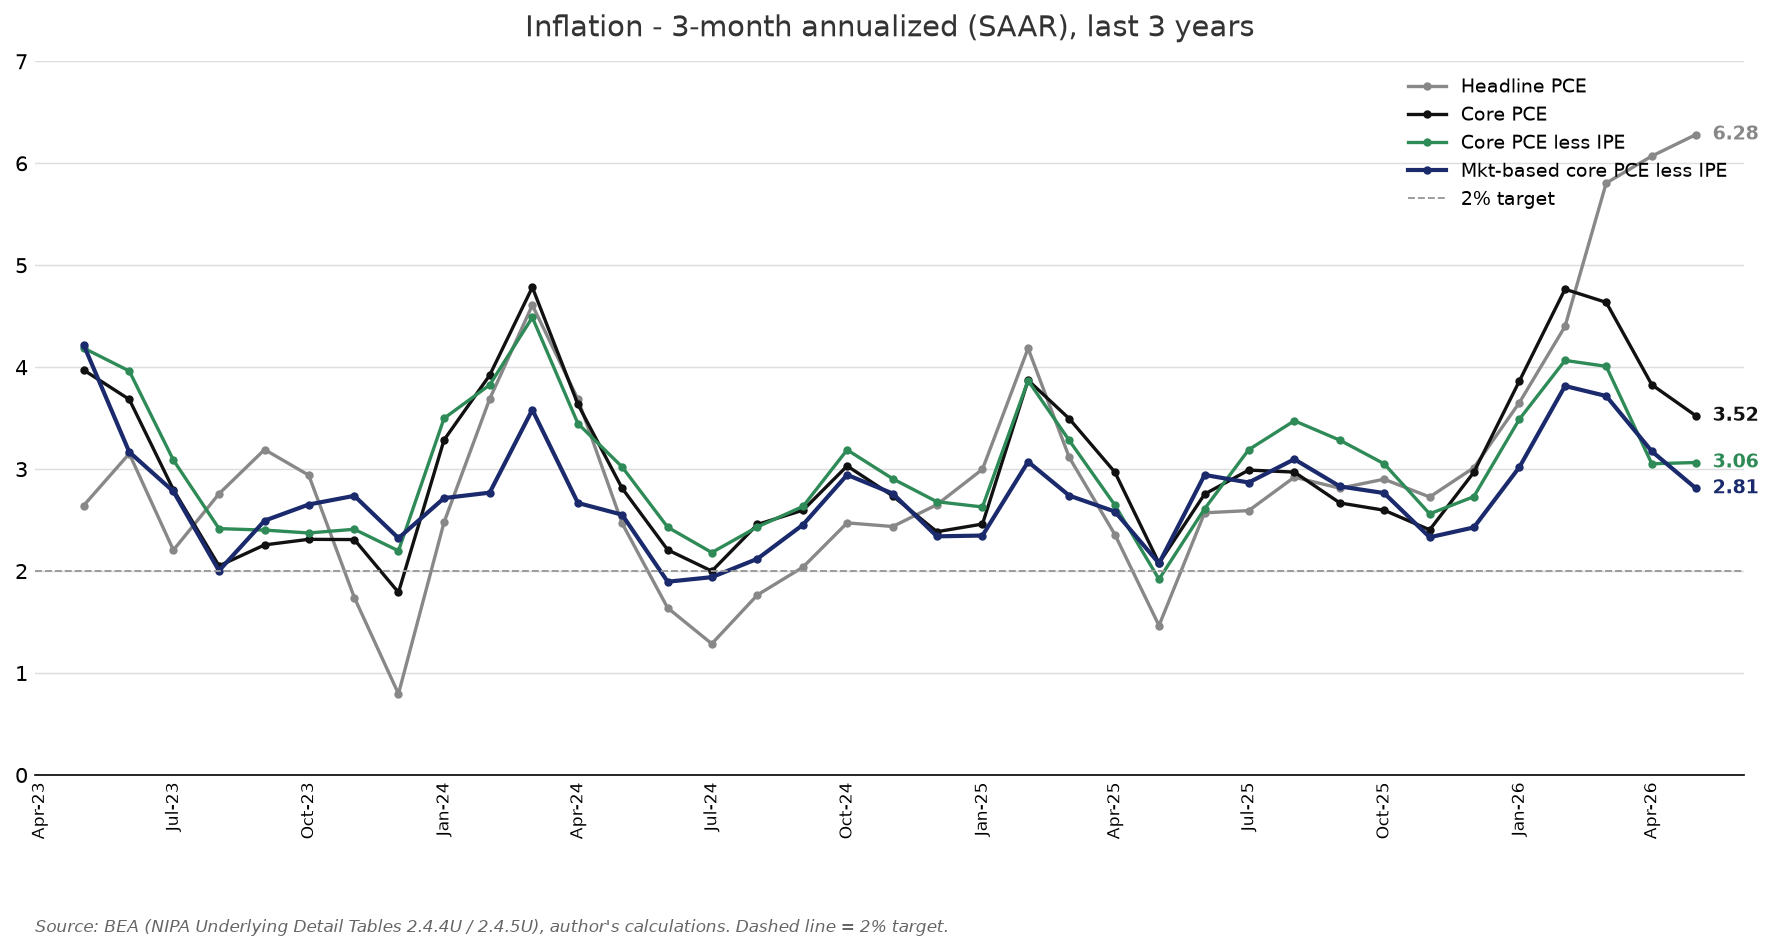

The Python source for this figure:
#!/usr/bin/env python3
"""
3-month annualized (SAAR) inflation, last 3 years, for four measures:
  - Headline PCE                            BEA line 1
  - Core PCE (ex food & energy)             BEA line 374
  - Core PCE less info proc equip           374 less 48
  - Mkt-based core PCE less info proc equip 402 less 48

Rate = (P_t / P_t-3)^4 - 1 (BEA monthly PCE price indexes are seasonally adj).
Data: BEA NIPA Underlying Detail, monthly (2.4.4U prices / 2.4.5U nominal).
Requires env var BEA_API_KEY.
"""
import os
import sys
import numpy as np
import pandas as pd
import requests
import matplotlib

matplotlib.use("Agg")
import matplotlib.pyplot as plt
from matplotlib.ticker import MultipleLocator
import matplotlib.dates as mdates

BASE = "https://apps.bea.gov/api/data"
HEAD, CORE, MKT, IPE = "1", "374", "402", "48"


def fetch(table, key):
    r = requests.get(BASE, params={
        "UserID": key, "method": "GetData", "datasetname": "NIUnderlyingDetail",
        "TableName": table, "Frequency": "M", "Year": "ALL", "ResultFormat": "JSON",
    }, timeout=60)
    r.raise_for_status()
    df = pd.DataFrame(r.json()["BEAAPI"]["Results"]["Data"])
    df["value"] = pd.to_numeric(df["DataValue"].str.replace(",", ""), errors="coerce")
    df["date"] = pd.to_datetime(df["TimePeriod"], format="%YM%m")
    return df


def line(df, ln):
    return df[df["LineNumber"] == ln].set_index("date")["value"].sort_index()


def remove_component(p_agg, n_agg, p_ipe, n_ipe):
    d = pd.DataFrame({"p_agg": p_agg, "n_agg": n_agg,
                      "p_ipe": p_ipe, "n_ipe": n_ipe}).dropna()
    share = d["n_ipe"] / d["n_agg"]
    avg_share = 0.5 * (share + share.shift(1))
    dln = (np.log(d["p_agg"]).diff() - avg_share * np.log(d["p_ipe"]).diff()) / (1 - avg_share)
    return np.exp(dln.fillna(0).cumsum()) * 100.0


def ann3m(p):
    return ((p / p.shift(3)) ** 4 - 1) * 100.0


def main():
    key = os.environ.get("BEA_API_KEY") or sys.exit("Set BEA_API_KEY.")
    px, nom = fetch("U20404", key), fetch("U20405", key)
    p_head = line(px, HEAD)
    p_core, n_core = line(px, CORE), line(nom, CORE)
    p_mkt, n_mkt = line(px, MKT), line(nom, MKT)
    p_ipe, n_ipe = line(px, IPE), line(nom, IPE)

    indices = {
        "Headline PCE": p_head,
        "Core PCE": p_core,
        "Core PCE less IPE": remove_component(p_core, n_core, p_ipe, n_ipe),
        "Mkt-based core PCE less IPE": remove_component(p_mkt, n_mkt, p_ipe, n_ipe),
    }
    end = min(v.index.max() for v in indices.values())
    start = end - pd.DateOffset(years=3)
    series = {k: ann3m(v)[(ann3m(v).index >= start) & (ann3m(v).index <= end)].dropna()
              for k, v in indices.items()}

    print(f"3m annualized (SAAR), window {start:%b-%Y} to {end:%b-%Y}")
    print(f"Latest ({end:%b-%Y}):")
    for k, v in series.items():
        print(f"  {k:30s} {v.iloc[-1]:.2f}%")

    colors = {
        "Headline PCE": "#888888",
        "Core PCE": "#111111",
        "Core PCE less IPE": "#2e8b57",
        "Mkt-based core PCE less IPE": "#1a2a6c",
    }
    fig, ax = plt.subplots(figsize=(12, 6.5))
    for k, v in series.items():
        ax.plot(v.index, v.values, label=k, color=colors[k],
                linewidth=2.0 if "Mkt-based" in k else 1.6, marker="o", markersize=3)
        ax.annotate(f"{v.iloc[-1]:.2f}", xy=(v.index[-1], v.iloc[-1]),
                    xytext=(8, 0), textcoords="offset points",
                    va="center", fontsize=9, color=colors[k], fontweight="bold")

    ax.set_title("Inflation - 3-month annualized (SAAR), last 3 years",
                 fontsize=14, color="#333333", pad=12)
    ax.set_ylim(0, 7)
    ax.yaxis.set_major_locator(MultipleLocator(1.0))
    ax.axhline(2.0, color="#999999", linewidth=0.9, linestyle="--", label="2% target")
    ax.grid(axis="y", color="#dddddd", linewidth=0.7)
    ax.set_axisbelow(True)
    for sp in ["top", "right", "left"]:
        ax.spines[sp].set_visible(False)
    ax.tick_params(length=0)
    ax.xaxis.set_major_locator(mdates.MonthLocator(interval=3))
    ax.xaxis.set_major_formatter(mdates.DateFormatter("%b-%y"))
    plt.setp(ax.get_xticklabels(), rotation=90, fontsize=8)
    ax.margins(x=0.03)
    ax.legend(loc="upper right", fontsize=9, frameon=False)
    ax.text(0.0, -0.22,
            "Source: BEA (NIPA Underlying Detail Tables 2.4.4U / 2.4.5U), author's "
            "calculations. Dashed line = 2% target.",
            transform=ax.transAxes, fontsize=8, style="italic", color="#666666")

    fig.tight_layout()
    out = os.path.join(os.path.dirname(os.path.abspath(__file__)), "pce_3m_last3y.png")
    fig.savefig(out, dpi=150, bbox_inches="tight")
    print("Saved", out)
    pd.DataFrame(series).to_csv(
        os.path.join(os.path.dirname(os.path.abspath(__file__)), "pce_3m_last3y.csv"))


if __name__ == "__main__":
    main()
